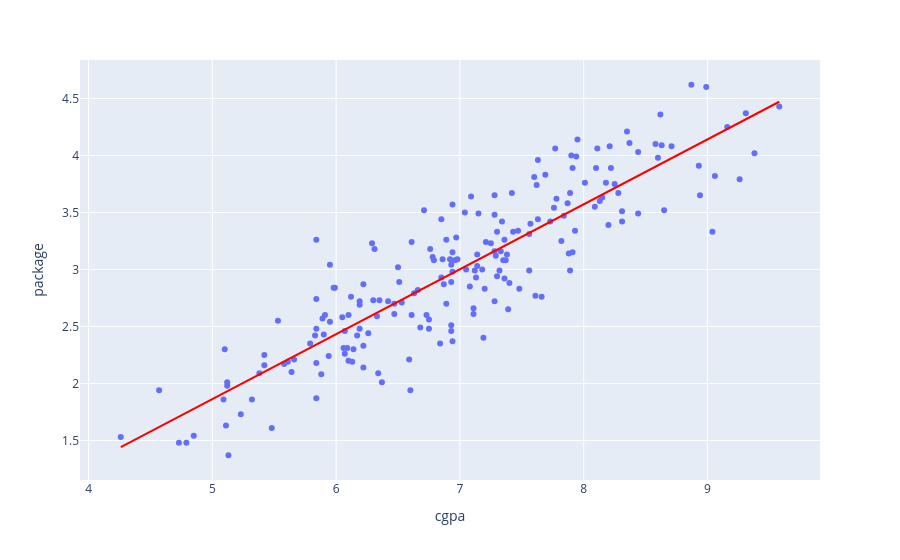

The cell this chart's notebook holds for it:
### Markdown cell above
question lakin harma paas tho perfectly linear data nahi ha tho kiya kara aap bhi ek straight line draw karo ga aor isko `best fit` line bhula jada ha

### Code cell
px.scatter(df,x=df['cgpa'],y=df['package'],trendline='ols',trendline_color_override='red')

### Figure 1 — Plotly figure (JSON) as saved in the notebook; plotly's stock layout.template omitted (floating-point values rounded to 4 significant figures; data arrays with more than 128 entries replaced by an {"elided": "..."} marker saying what was removed)
{"data": [{"hovertemplate": "cgpa=%{x}<br>package=%{y}<extra></extra>", "legendgroup": "", "marker": {"color": "#636efa", "symbol": "circle"}, "mode": "markers", "name": "", "orientation": "v", "showlegend": false, "type": "scatter", "x": {"elided": "200 float values"}, "xaxis": "x", "y": {"elided": "200 float values"}, "yaxis": "y"}, {"hovertemplate": "<b>OLS trendline</b><br>package = 0.569591 * cgpa + -0.985678<br>R<sup>2</sup>=0.775619<br><br>cgpa=%{x}<br>package=%{y} <b>(trend)</b><extra></extra>", "legendgroup": "", "line": {"color": "red"}, "marker": {"color": "#636efa", "symbol": "circle"}, "mode": "lines", "name": "", "showlegend": false, "type": "scatter", "x": {"elided": "200 float values"}, "xaxis": "x", "y": {"elided": "200 float values"}, "yaxis": "y"}], "layout": {"legend": {"tracegroupgap": 0}, "margin": {"t": 60}, "xaxis": {"anchor": "y", "domain": [0, 1], "title": {"text": "cgpa"}}, "yaxis": {"anchor": "x", "domain": [0, 1], "title": {"text": "package"}}}}
